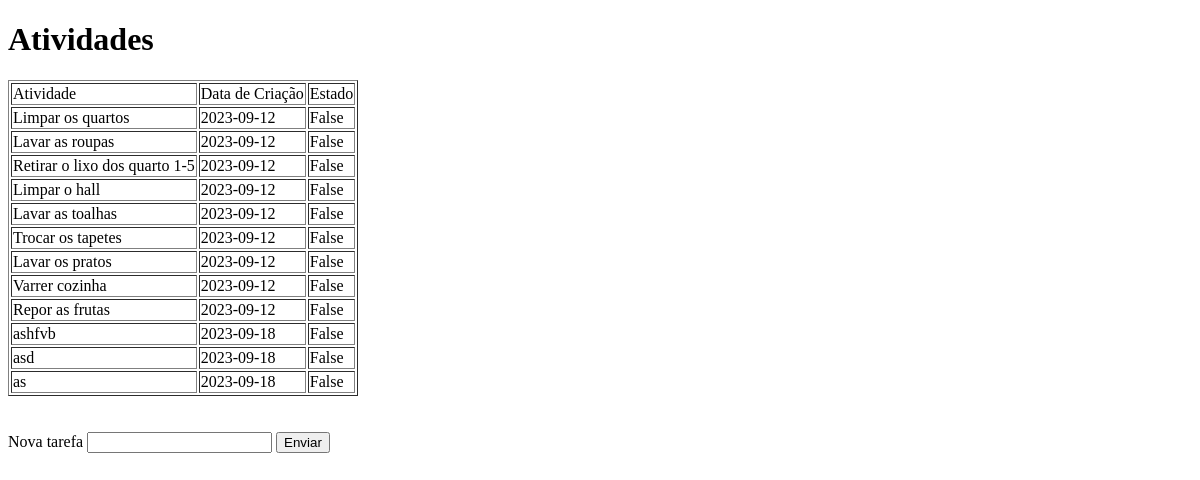
The app's page /perfilgerente (signed in), older data.
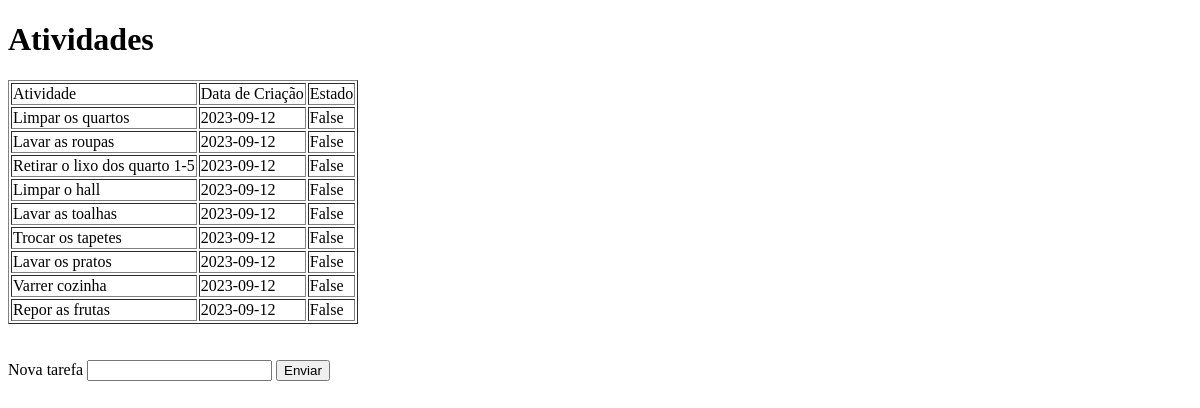
The same page, newer data.
### hms_softforge/models.py (models this page shows)
class Tarefa(database.Model):
    id = database.Column(database.Integer, primary_key=True)
    tarefa = database.Column(database.String, nullable=False)
    estado = database.Column(database.Boolean, nullable=False, default=False)
    data = database.Column(database.Date, nullable=False, default=datetime.utcnow())

### hms_softforge/routes.py (the view)
@app.route("/perfilgerente", methods=["GET", "POST"])
@login_required
def perfilgerente():
    tarefa = Tarefa.query.order_by(Tarefa.id).all()
    if current_user.cargo == "gerente":
        form = FormNovaTarefa()
        if form.is_submitted():
            nova_tarefa = Tarefa(tarefa=form.tarefa.data)
            database.session.add(nova_tarefa)
            database.session.commit()
            return redirect(url_for('perfilgerente'))
        return render_template("perfilgerente.html", form=form, tarefa=tarefa)
    else:
        return render_template("perfilgerente.html", form=None, tarefa=tarefa)

### hms_softforge/forms.py
class FormNovaTarefa(FlaskForm):
    tarefa = StringField("Nova tarefa", validators=[DataRequired()])
    botao_confirmacao = SubmitField("Enviar")

### hms_softforge/models.py (called while the page is built)
@login_manager.user_loader
def load_usuario(id_usuario):
    return Usuario.query.get(int(id_usuario))

### hms_softforge/templates/perfilgerente.html (shortened to what this page needs)
<!DOCTYPE html>
<html lang="pt-br">
<head>
</head>
<body>
    <h1>Atividades</h1>
    <table border="1">
        <tr>
            <td>Atividade</td>
            <td>Data de Criação</td>
            <td>Estado</td>
        </tr>
        {% for atividade in tarefa %}
        <tr>
            <td>{{atividade.tarefa}}</td>
            <td>{{atividade.data}}</td>
            <td>{{atividade.estado}}</td>
        </tr>
        {% endfor %}
    </table>
    <br><br>
    {% if form %}
        <form method="POST">
        {{form.tarefa.label()}}
        {{form.tarefa()}}
        {{form.botao_confirmacao()}}
        </form>
    {% endif %}
</body>
</html>

Row changes from the older to the newer data that the page shows:
removed Tarefa: tarefa "ashfvb", data "2023-09-18", estado "False"
removed Tarefa: tarefa "asd", data "2023-09-18", estado "False"
removed Tarefa: tarefa "as", data "2023-09-18", estado "False"
